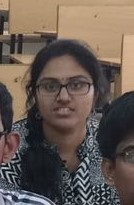
%> input picture New folder (2)/1.jpg, 134 x 205 px
$ octave test_Svm.m   (GNU Octave 9; MATLAB toolbox functions it lacks are replaced by stand-ins)
%> lines starting %> are read from the running program, lines starting %| are printed output that depends on the picture
clc;
clear all;
close all;
%%
a=imread('C:\Users\Wazeed\Desktop\face\1.jpg');
%> a is the input picture: size 205x134x3 uint8; mean R, G, B 102.8, 90, 82.4
%a=imresize(a,0.5);
imshow(a);
detect=vision.CascadeObjectDetector;
detect.MergeThreshold=5;
bbox=step(detect,a);
%> bbox = [30 60 68 68]
%out=insertObjectAnnotation(a,'rectangle',bbox,'','LineWidth',10);
imshow(out);
%> (this line was passed over: out is not available in this run)
% [7 lines of commented-out code are left out]

for k = 1 : size(bbox, 1)
  face = imcrop(a, bbox(k, :));
 face=face+50;
% subplot(6, 6, k);
face=rgb2gray(face);
  face=imresize(face,[112,92]);

  thisFileName = sprintf('%d.pgm', k);
 % fullFileName = fullfile(pwd, thisFileName);
  imwrite(face, thisFileName);
end
%> this loop made 1 pass
%> thisFileName on pass 1: '1.pgm'
%> pass 1, `face = imcrop(a, bbox(k, :));`:
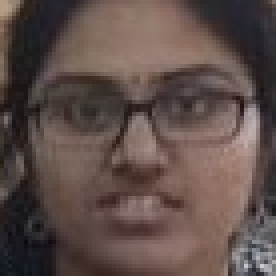
%> face: size 69x69x3 uint8 (shown 4 times larger); mean R, G, B 94.5, 77.8, 73.5
%> pass 1, `face=face+50;`:
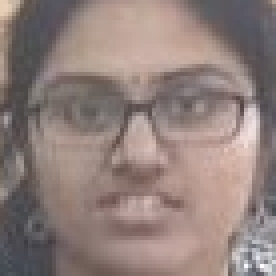
%> face: size 69x69x3 uint8 (shown 4 times larger); mean R, G, B 144.5, 127.8, 123.5
%> pass 1, `face=rgb2gray(face);`:
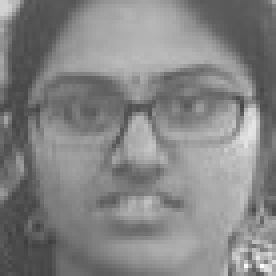
%> face: size 69x69 uint8 (shown 4 times larger); min 61, max 254, mean 132.3
%> pass 1, `face=imresize(face,[112,92]);`:
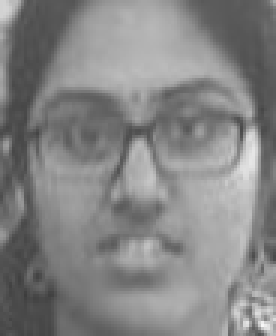
%> face: size 112x92 uint8 (shown 3 times larger); min 61, max 247, mean 132.3

$ run again, with New folder (2)/16.jpg copied over New folder (2)/1.jpg
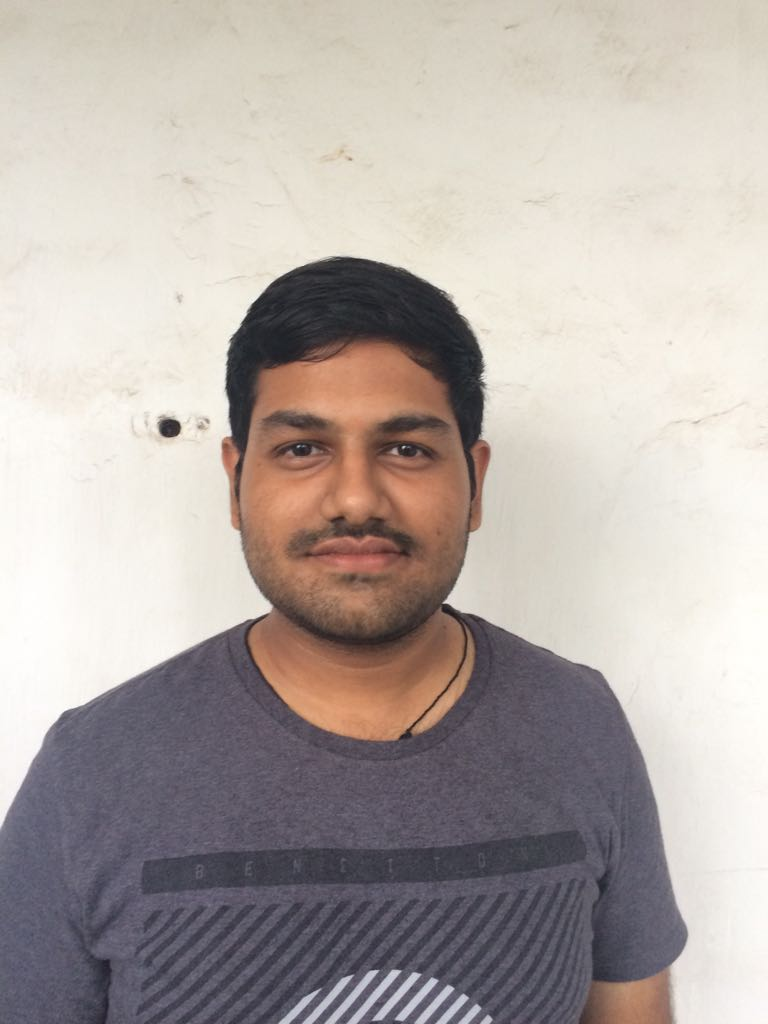
%> input picture New folder (2)/16.jpg, 768 x 1024 px
%> a is the input picture: size 1024x768x3 uint8; mean R, G, B 180.1, 171.1, 166.7
%> bbox = [216 344 276 276]
%> the loop `for k = 1 : size(bbox, 1)` made 1 pass
%> thisFileName on pass 1: '1.pgm'
%> pass 1, `face=rgb2gray(face);`:
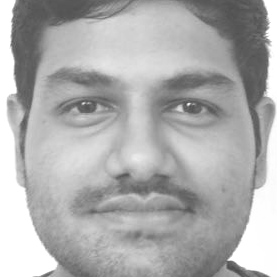
%> face: size 277x277 uint8; min 77, max 255, mean 173.3
%> pass 1, `face=imresize(face,[112,92]);`:
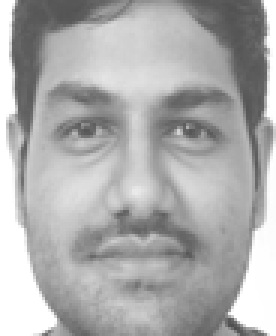
%> face: size 112x92 uint8 (shown 3 times larger); min 79, max 255, mean 173.2

$ run again, with New folder (2)/32.jpg copied over New folder (2)/1.jpg
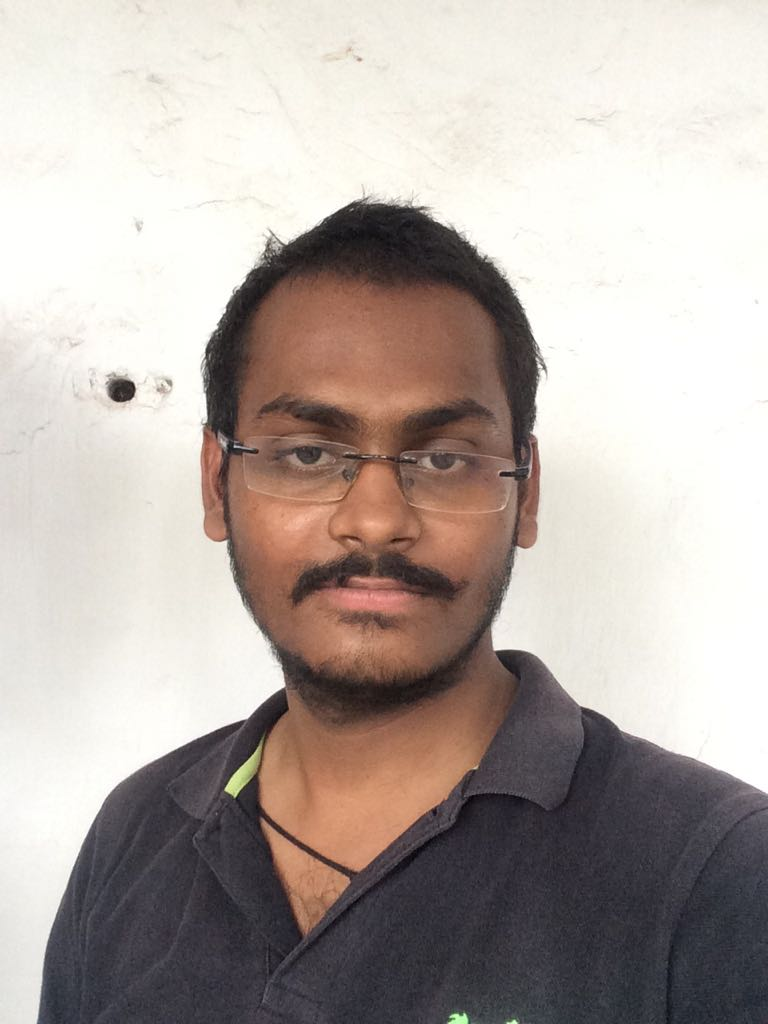
%> input picture New folder (2)/32.jpg, 768 x 1024 px
%> a is the input picture: size 1024x768x3 uint8; mean R, G, B 179.8, 169.8, 164.3
%> bbox = [181 301 385 385]
%> the loop `for k = 1 : size(bbox, 1)` made 1 pass
%> thisFileName on pass 1: '1.pgm'
%> pass 1, `face=rgb2gray(face);`:
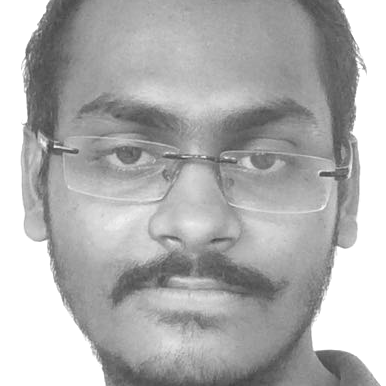
%> face: size 386x386 uint8; min 68, max 255, mean 176.4
%> pass 1, `face=imresize(face,[112,92]);`:
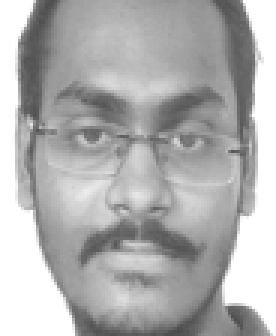
%> face: size 112x92 uint8 (shown 3 times larger); min 74, max 255, mean 176.3

$ run again, with New folder (2)/44.jpg copied over New folder (2)/1.jpg
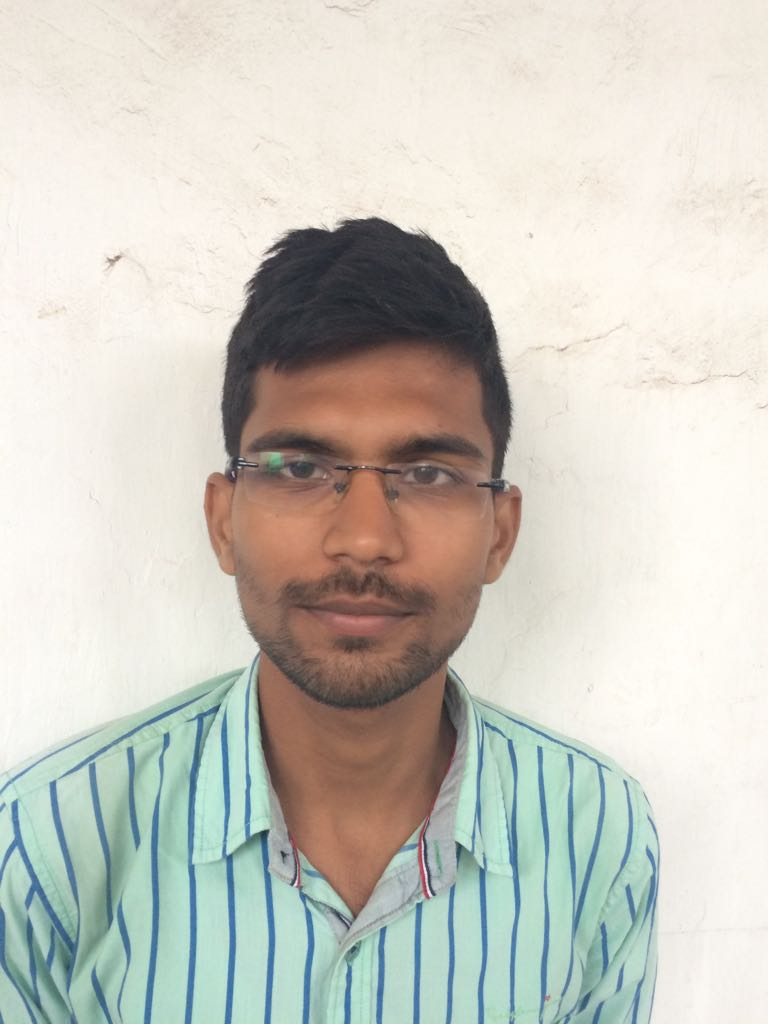
%> input picture New folder (2)/44.jpg, 768 x 1024 px
%> a is the input picture: size 1024x768x3 uint8; mean R, G, B 203, 201.5, 192.6
%> bbox = [188 339 347 347]
%> the loop `for k = 1 : size(bbox, 1)` made 1 pass
%> thisFileName on pass 1: '1.pgm'
%> pass 1, `face=rgb2gray(face);`:
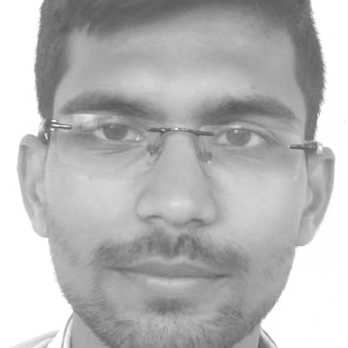
%> face: size 348x348 uint8; min 82, max 255, mean 182.5
%> pass 1, `face=imresize(face,[112,92]);`:
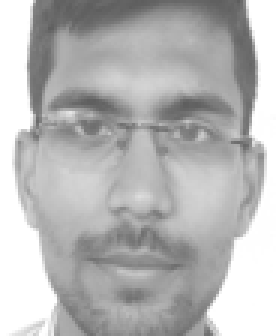
%> face: size 112x92 uint8 (shown 3 times larger); min 94, max 255, mean 182.5
